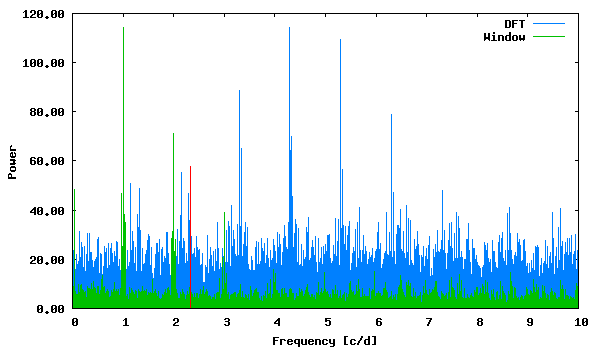

This figure's gnuplot source:
set term png size 600,350 medium
set colors classic
set output "phase_lc_15.deeming.png"
set xlabel "Frequency [c/d]"
set ylabel "Power"
set format y "%5.2f"
plot "deeming.periodogram" using 1:2 with lines linecolor 3 title "DFT", "deeming.periodogram" using 1:3 with lines linecolor 2 title "Window", "<echo '2.335902 57.65266718'" with impulses linecolor 1 title ""
 
